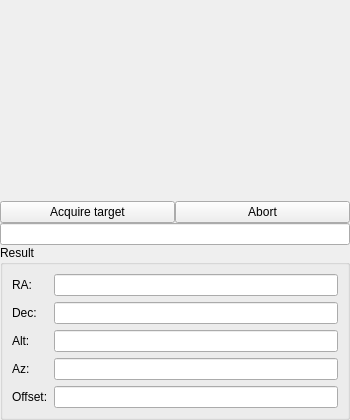
<?xml version="1.0" encoding="UTF-8"?>
<ui version="4.0">
 <class>AcquisitionWidget</class>
 <widget class="QWidget" name="AcquisitionWidget">
  <property name="geometry">
   <rect>
    <x>0</x>
    <y>0</y>
    <width>350</width>
    <height>420</height>
   </rect>
  </property>
  <property name="windowTitle">
   <string>Form</string>
  </property>
  <layout class="QVBoxLayout" name="verticalLayout" stretch="1,0,0,0">
   <property name="spacing">
    <number>0</number>
   </property>
   <property name="leftMargin">
    <number>0</number>
   </property>
   <property name="topMargin">
    <number>0</number>
   </property>
   <property name="rightMargin">
    <number>0</number>
   </property>
   <property name="bottomMargin">
    <number>0</number>
   </property>
   <item>
    <widget class="QFrame" name="framePlot">
     <property name="frameShape">
      <enum>QFrame::Shape::NoFrame</enum>
     </property>
     <property name="frameShadow">
      <enum>QFrame::Shadow::Raised</enum>
     </property>
    </widget>
   </item>
   <item>
    <layout class="QHBoxLayout" name="horizontalLayout">
     <item>
      <widget class="QPushButton" name="buttonAcquire">
       <property name="text">
        <string>Acquire target</string>
       </property>
      </widget>
     </item>
     <item>
      <widget class="QPushButton" name="buttonAbort">
       <property name="text">
        <string>Abort</string>
       </property>
      </widget>
     </item>
    </layout>
   </item>
   <item>
    <widget class="QLineEdit" name="labelStatus">
     <property name="alignment">
      <set>Qt::AlignmentFlag::AlignCenter</set>
     </property>
     <property name="readOnly">
      <bool>true</bool>
     </property>
    </widget>
   </item>
   <item>
    <widget class="QGroupBox" name="groupBox">
     <property name="title">
      <string>Result</string>
     </property>
     <layout class="QFormLayout" name="formLayout">
      <item row="0" column="0">
       <widget class="QLabel" name="label">
        <property name="text">
         <string>RA:</string>
        </property>
       </widget>
      </item>
      <item row="0" column="1">
       <widget class="QLineEdit" name="labelResultRa">
        <property name="alignment">
         <set>Qt::AlignmentFlag::AlignCenter</set>
        </property>
        <property name="readOnly">
         <bool>true</bool>
        </property>
       </widget>
      </item>
      <item row="1" column="0">
       <widget class="QLabel" name="label_2">
        <property name="text">
         <string>Dec:</string>
        </property>
       </widget>
      </item>
      <item row="1" column="1">
       <widget class="QLineEdit" name="labelResultDec">
        <property name="alignment">
         <set>Qt::AlignmentFlag::AlignCenter</set>
        </property>
        <property name="readOnly">
         <bool>true</bool>
        </property>
       </widget>
      </item>
      <item row="2" column="0">
       <widget class="QLabel" name="label_3">
        <property name="text">
         <string>Alt:</string>
        </property>
       </widget>
      </item>
      <item row="2" column="1">
       <widget class="QLineEdit" name="labelResultAlt">
        <property name="alignment">
         <set>Qt::AlignmentFlag::AlignCenter</set>
        </property>
        <property name="readOnly">
         <bool>true</bool>
        </property>
       </widget>
      </item>
      <item row="3" column="0">
       <widget class="QLabel" name="label_4">
        <property name="text">
         <string>Az:</string>
        </property>
       </widget>
      </item>
      <item row="3" column="1">
       <widget class="QLineEdit" name="labelResultAz">
        <property name="alignment">
         <set>Qt::AlignmentFlag::AlignCenter</set>
        </property>
        <property name="readOnly">
         <bool>true</bool>
        </property>
       </widget>
      </item>
      <item row="4" column="0">
       <widget class="QLabel" name="labelOffsetType">
        <property name="text">
         <string>Offset:</string>
        </property>
       </widget>
      </item>
      <item row="4" column="1">
       <widget class="QLineEdit" name="labelResultOffset">
        <property name="alignment">
         <set>Qt::AlignmentFlag::AlignCenter</set>
        </property>
        <property name="readOnly">
         <bool>true</bool>
        </property>
       </widget>
      </item>
     </layout>
    </widget>
   </item>
  </layout>
 </widget>
 <tabstops>
  <tabstop>buttonAcquire</tabstop>
  <tabstop>buttonAbort</tabstop>
  <tabstop>labelStatus</tabstop>
 </tabstops>
 <resources/>
 <connections/>
</ui>
